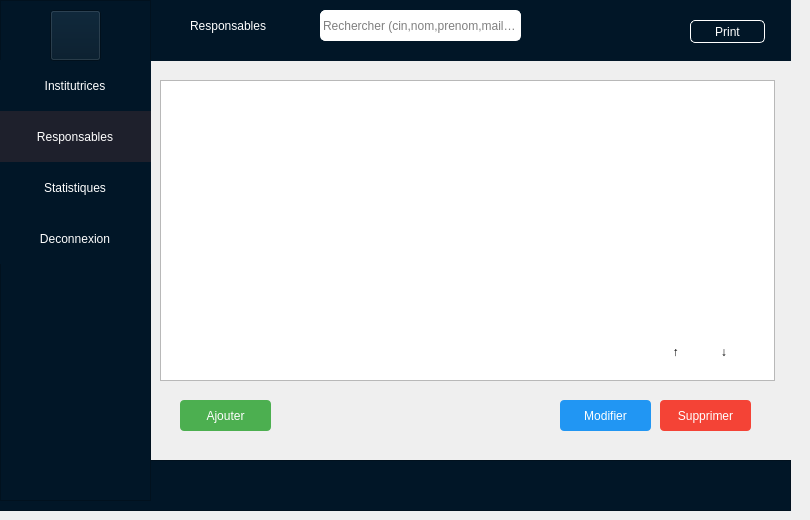
    <widget class="QWidget" name="interfaceMenu">
     <widget class="QTableView" name="tableResp">
      <property name="geometry">
       <rect>
        <x>160</x>
        <y>80</y>
        <width>615</width>
        <height>301</height>
       </rect>
      </property>
     </widget>
     <widget class="QPushButton" name="btnDeleteResp">
      <property name="geometry">
       <rect>
        <x>660</x>
        <y>400</y>
        <width>91</width>
        <height>31</height>
       </rect>
      </property>
      <property name="cursor">
       <cursorShape>PointingHandCursor</cursorShape>
      </property>
      <property name="styleSheet">
       <string notr="true">border: none;
color: white; 
background-color: #f44336;
border-radius:4px;</string>
      </property>
      <property name="text">
       <string>Supprimer</string>
      </property>
     </widget>
     <widget class="QFrame" name="frame_2">
      <property name="geometry">
       <rect>
        <x>-10</x>
        <y>460</y>
        <width>801</width>
        <height>51</height>
       </rect>
      </property>
      <property name="styleSheet">
       <string notr="true">background-color: #011627;</string>
      </property>
      <property name="frameShape">
       <enum>QFrame::StyledPanel</enum>
      </property>
      <property name="frameShadow">
       <enum>QFrame::Raised</enum>
      </property>
     </widget>
     <widget class="QFrame" name="frame_3">
      <property name="geometry">
       <rect>
        <x>-10</x>
        <y>0</y>
        <width>801</width>
        <height>61</height>
       </rect>
      </property>
      <property name="styleSheet">
       <string notr="true">background-color: #011627;
border:3px solide rgb(136, 136, 136);
</string>
      </property>
      <property name="frameShape">
       <enum>QFrame::StyledPanel</enum>
      </property>
      <property name="frameShadow">
       <enum>QFrame::Raised</enum>
      </property>
      <widget class="QLabel" name="label">
       <property name="geometry">
        <rect>
         <x>200</x>
         <y>10</y>
         <width>201</width>
         <height>31</height>
        </rect>
       </property>
       <property name="styleSheet">
        <string notr="true">color:#FFF;
font: 14pt &quot;MS Shell Dlg 2&quot;;</string>
       </property>
       <property name="text">
        <string>Responsables</string>
       </property>
      </widget>
      <widget class="QPushButton" name="btnPdfMenu">
       <property name="geometry">
        <rect>
         <x>700</x>
         <y>20</y>
         <width>75</width>
         <height>23</height>
        </rect>
       </property>
       <property name="cursor">
        <cursorShape>PointingHandCursor</cursorShape>
       </property>
       <property name="styleSheet">
        <string notr="true">border:1px solid #fff;
border-radius:5px;
color:white;</string>
       </property>
       <property name="text">
        <string>Print</string>
       </property>
      </widget>
      <widget class="QLineEdit" name="lineEditRechResp">
       <property name="geometry">
        <rect>
         <x>330</x>
         <y>10</y>
         <width>201</width>
         <height>31</height>
        </rect>
       </property>
       <property name="styleSheet">
        <string notr="true">border:1px solid #FFF;
border-radius:5px;
background-color:#fff;</string>
       </property>
       <property name="placeholderText">
        <string>Rechercher (cin,nom,prenom,mail,role)</string>
       </property>
      </widget>
     </widget>
     <widget class="QPushButton" name="btnAddResp">
      <property name="geometry">
       <rect>
        <x>180</x>
        <y>400</y>
        <width>91</width>
        <height>31</height>
       </rect>
      </property>
      <property name="cursor">
       <cursorShape>PointingHandCursor</cursorShape>
      </property>
      <property name="styleSheet">
       <string notr="true">border: none;
color: white; 
background-color: #4CAF50;
border-radius:4px;</string>
      </property>
      <property name="text">
       <string>Ajouter</string>
      </property>
     </widget>
     <widget class="QPushButton" name="btnEditResp">
      <property name="geometry">
       <rect>
        <x>560</x>
        <y>400</y>
        <width>91</width>
        <height>31</height>
       </rect>
      </property>
      <property name="cursor">
       <cursorShape>PointingHandCursor</cursorShape>
      </property>
      <property name="styleSheet">
       <string notr="true">border: none;
color: white; 
background-color: #2196F3;
border-radius:4px;</string>
      </property>
      <property name="text">
       <string>Modifier</string>
      </property>
     </widget>
     <widget class="QFrame" name="frame">
      <property name="geometry">
       <rect>
        <x>0</x>
        <y>0</y>
        <width>151</width>
        <height>501</height>
       </rect>
      </property>
      <property name="styleSheet">
       <string notr="true">background-color: #011627;
</string>
      </property>
      <property name="frameShape">
       <enum>QFrame::StyledPanel</enum>
      </property>
      <property name="frameShadow">
       <enum>QFrame::Raised</enum>
      </property>
      <widget class="QPushButton" name="btnLogout">
       <property name="geometry">
        <rect>
         <x>-10</x>
         <y>213</y>
         <width>170</width>
         <height>51</height>
        </rect>
       </property>
       <property name="cursor">
        <cursorShape>PointingHandCursor</cursorShape>
       </property>
       <property name="styleSheet">
        <string notr="true">border:none;
color:#FFF;
font: 75 11pt &quot;Calibri&quot;;</string>
       </property>
       <property name="text">
        <string>Deconnexion</string>
       </property>
      </widget>
      <widget class="QPushButton" name="btnStatStock">
       <property name="geometry">
        <rect>
         <x>-10</x>
         <y>162</y>
         <width>170</width>
         <height>51</height>
        </rect>
       </property>
       <property name="cursor">
        <cursorShape>PointingHandCursor</cursorShape>
       </property>
       <property name="styleSheet">
        <string notr="true">border:none;
color:#FFF;
font: 75 11pt &quot;Calibri&quot;;</string>
       </property>
       <property name="text">
        <string>Statistiques</string>
       </property>
      </widget>
      <widget class="QPushButton" name="btnResp_5">
       <property name="geometry">
        <rect>
         <x>-10</x>
         <y>111</y>
         <width>170</width>
         <height>51</height>
        </rect>
       </property>
       <property name="cursor">
        <cursorShape>PointingHandCursor</cursorShape>
       </property>
       <property name="styleSheet">
        <string notr="true">border:none;
background-color: rgba(30, 32, 44, 255);
color: rgb(255, 255, 255);
color:white;
font: 75 11pt &quot;Calibri&quot;;</string>
       </property>
       <property name="text">
        <string>Responsables</string>
       </property>
      </widget>
      <widget class="QPushButton" name="btnInst_5">
       <property name="geometry">
        <rect>
         <x>-10</x>
         <y>60</y>
         <width>170</width>
         <height>51</height>
        </rect>
       </property>
       <property name="cursor">
        <cursorShape>PointingHandCursor</cursorShape>
       </property>
       <property name="styleSheet">
        <string notr="true">border:none;
color:#FFF;
font: 75 11pt &quot;Calibri&quot;;</string>
       </property>
       <property name="text">
        <string>Institutrices</string>
       </property>
      </widget>
      <widget class="QPushButton" name="home">
       <property name="geometry">
        <rect>
         <x>50</x>
         <y>10</y>
         <width>51</width>
         <height>51</height>
        </rect>
       </property>
       <property name="styleSheet">
        <string notr="true">border-image:url(&quot;C:/Users/mohamed ben samir/Documents/profil/images/home.png&quot;);

color:#000;</string>
       </property>
       <property name="text">
        <string/>
       </property>
      </widget>
     </widget>
     <widget class="QPushButton" name="triResp">
      <property name="geometry">
       <rect>
        <x>650</x>
        <y>340</y>
        <width>51</width>
        <height>23</height>
       </rect>
      </property>
      <property name="styleSheet">
       <string notr="true">
background:#fff;
border:none</string>
      </property>
      <property name="text">
       <string>↑</string>
      </property>
     </widget>
     <widget class="QPushButton" name="triResp_2">
      <property name="geometry">
       <rect>
        <x>700</x>
        <y>340</y>
        <width>51</width>
        <height>23</height>
       </rect>
      </property>
      <property name="styleSheet">
       <string notr="true">
background:#fff;
border:none</string>
      </property>
      <property name="text">
       <string>↓	</string>
      </property>
     </widget>
    </widget>
